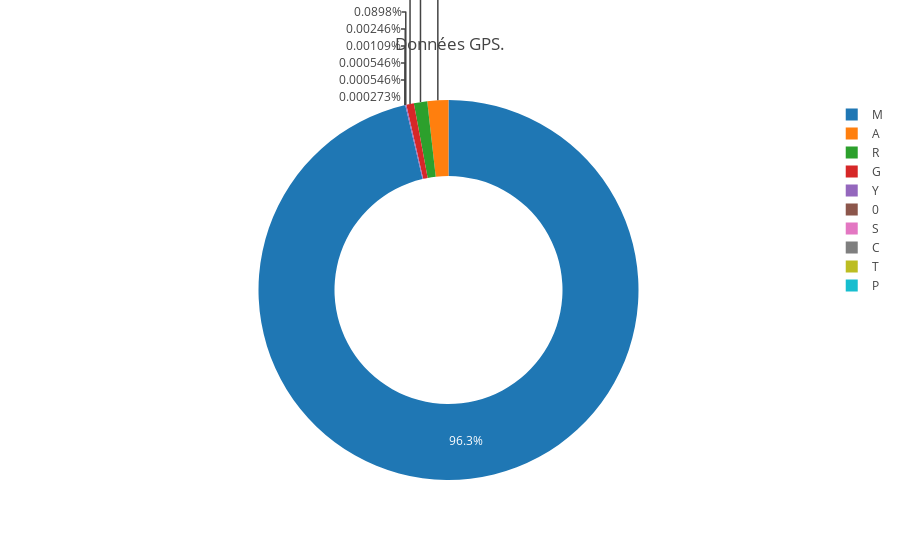

Notebook code cell kept with this figure:
### Code cell
Title = ' Données GPS.'
PlotPiechart(data_6.GpsCoding.values , data_6, 'GpsCoding')

### Figure 1 — Plotly figure (JSON) as saved in the notebook; plotly's stock layout.template omitted (floating-point values rounded to 4 significant figures)
{"data": [{"hole": 0.6, "hoverinfo": "label+percent+name", "labels": ["P", "C", "T", "S", "0", "Y", "G", "R", "A", "M"], "name": "GpsCoding", "type": "pie", "uid": "2c3e49f1-7fbe-452f-a094-cef1ab38f7b8", "values": [1, 2, 2, 4, 9, 329, 2349, 4161, 6545, 352824]}], "layout": {"annotations": [{"font": {"size": 40}, "showarrow": false, "text": " ", "x": 5.5, "y": 0.5}], "title": {"text": " Données GPS."}}}
